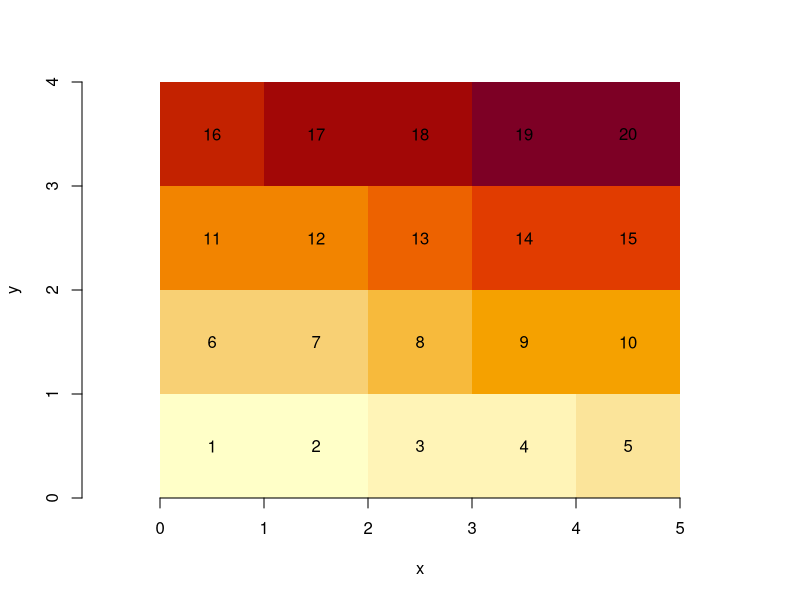
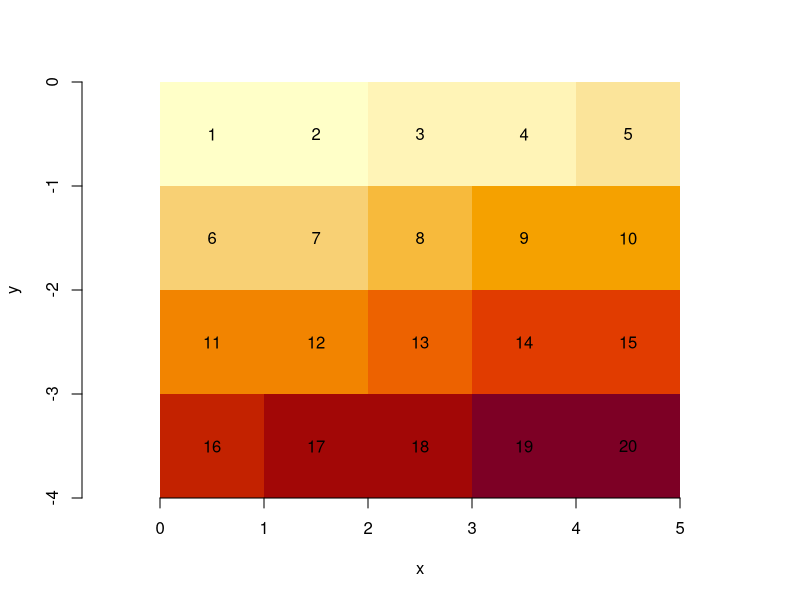
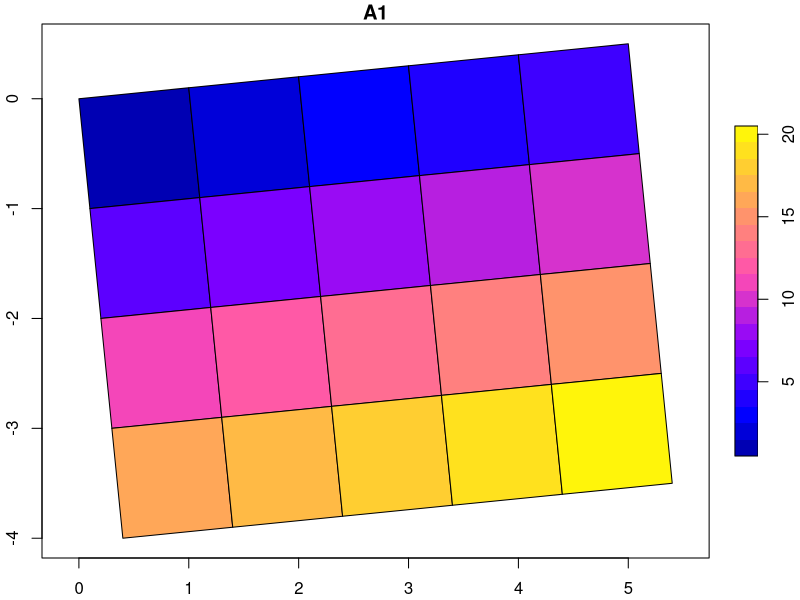
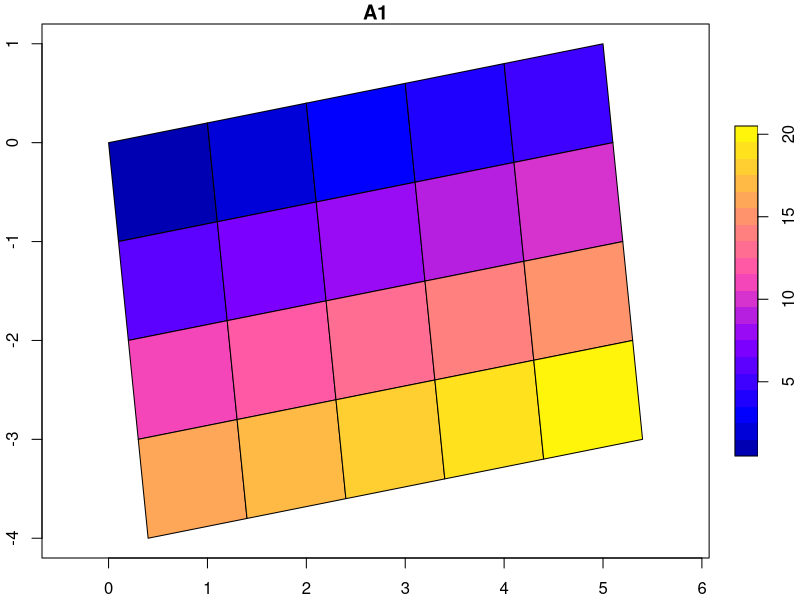
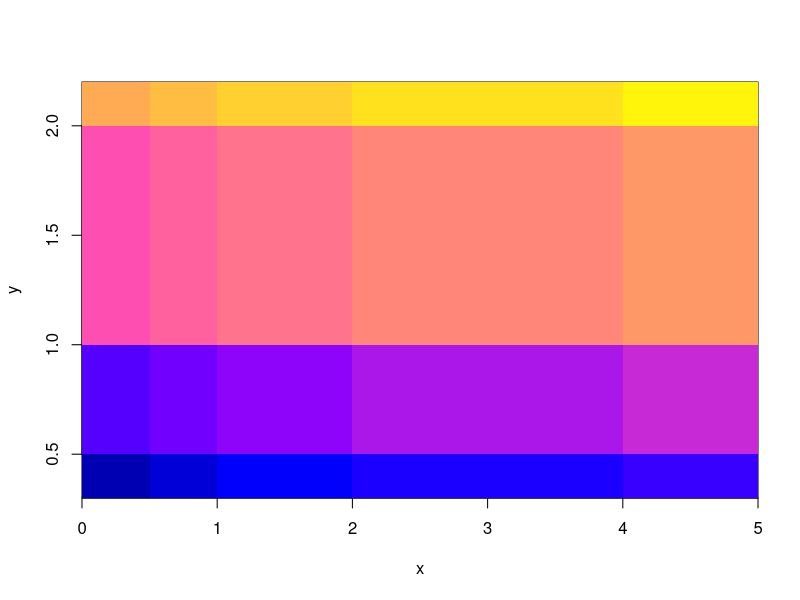
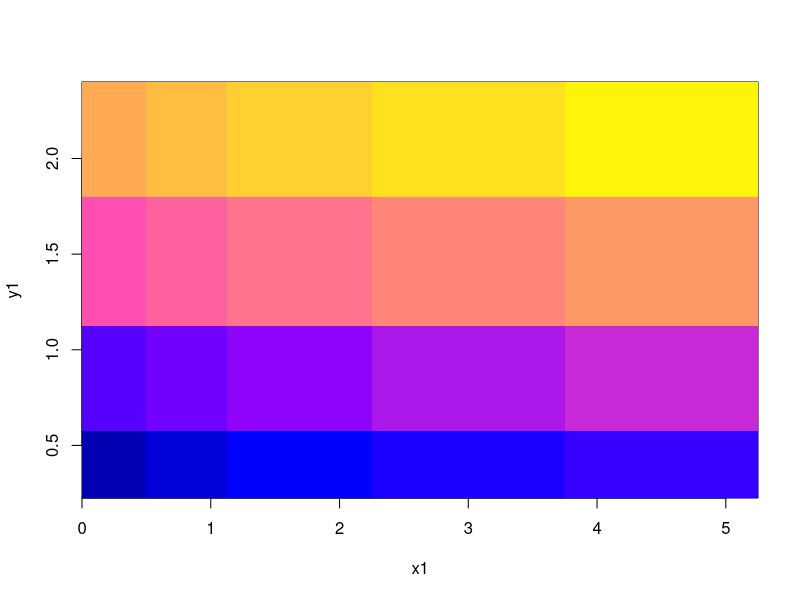

Write the R code that produced these figures, in order.
## ---- chunk 1
knitr::opts_chunk$set(echo = TRUE)
knitr::opts_chunk$set(collapse = TRUE)
set.seed(13579)
## ---- chunk 2
suppressPackageStartupMessages(library(stars))
m = matrix(1:20, nrow = 5, ncol = 4)
dim(m) = c(x = 5, y = 4) # named dim
(s = st_as_stars(m))
## ---- chunk 3
dim(s[[1]])
## ---- chunk 4
image(s, text_values = TRUE, axes = TRUE)
## ---- chunk 5
attr(s, "dimensions")[[2]]$delta = -1
image(s, text_values = TRUE, axes = TRUE)
## ---- chunk 6
tif = system.file("tif/L7_ETMs.tif", package = "stars")
st_dimensions(read_stars(tif))["y"]
## ---- chunk 7
attr(attr(s, "dimensions"), "raster")$affine = c(0.1, 0.1)
# FIXME: use image()
plot(st_as_sf(s, as_points = FALSE), axes = TRUE, nbreaks = 20)
## ---- chunk 8
atan2(0.1, 1) * 180 / pi
## ---- chunk 9
attr(attr(s, "dimensions"), "raster")$affine = c(0.1, 0.2)
plot(st_as_sf(s, as_points = FALSE), axes = TRUE, nbreaks = 20)
## ---- chunk 10
atan2(c(0.1, 0.2), 1) * 180 / pi
## ---- chunk 11
x = c(0,0.5,1,2,4,5)
y = c(0.3,0.5,1,2,2.2)
r = st_as_stars(list(m = m), dimensions = st_dimensions(x = x, y = y))
r
#plot(st_as_sf(r, as_points = FALSE), axes = TRUE, nbreaks = 20)
image(x, y, m, col = sf.colors(21))
x1 = c(0.25,0.75,1.5,3,4.5)
y1 = c(0.4,0.75,1.5,2.1)
image(x1, y1, m, col = sf.colors(21))
